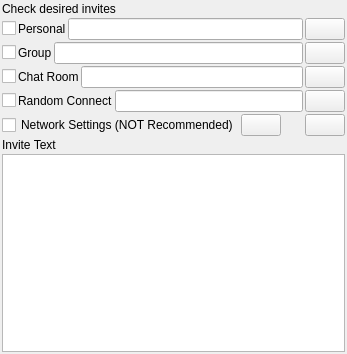
<?xml version="1.0" encoding="UTF-8"?>
<ui version="4.0">
 <class>InviteUrlWidgetUi</class>
 <widget class="QWidget" name="InviteUrlWidgetUi">
  <property name="geometry">
   <rect>
    <x>0</x>
    <y>0</y>
    <width>347</width>
    <height>354</height>
   </rect>
  </property>
  <property name="sizePolicy">
   <sizepolicy hsizetype="Expanding" vsizetype="Expanding">
    <horstretch>0</horstretch>
    <verstretch>0</verstretch>
   </sizepolicy>
  </property>
  <property name="minimumSize">
   <size>
    <width>0</width>
    <height>0</height>
   </size>
  </property>
  <property name="maximumSize">
   <size>
    <width>16777215</width>
    <height>16777215</height>
   </size>
  </property>
  <property name="windowTitle">
   <string>Create Invite</string>
  </property>
  <layout class="QVBoxLayout" name="verticalLayout">
   <property name="spacing">
    <number>2</number>
   </property>
   <property name="leftMargin">
    <number>2</number>
   </property>
   <property name="topMargin">
    <number>2</number>
   </property>
   <property name="rightMargin">
    <number>2</number>
   </property>
   <property name="bottomMargin">
    <number>2</number>
   </property>
   <item>
    <widget class="QLabel" name="m_CheckInstructionLabel">
     <property name="text">
      <string>Check desired invites</string>
     </property>
    </widget>
   </item>
   <item>
    <widget class="QFrame" name="m_PersonalFrame">
     <layout class="QHBoxLayout" name="horizontalLayout_7">
      <property name="spacing">
       <number>2</number>
      </property>
      <property name="leftMargin">
       <number>0</number>
      </property>
      <property name="topMargin">
       <number>0</number>
      </property>
      <property name="rightMargin">
       <number>0</number>
      </property>
      <property name="bottomMargin">
       <number>0</number>
      </property>
      <item>
       <widget class="QCheckBox" name="m_PersonalCheckBox">
        <property name="text">
         <string/>
        </property>
       </widget>
      </item>
      <item>
       <widget class="QLabel" name="m_PersionalUrlLabel">
        <property name="text">
         <string>Personal</string>
        </property>
       </widget>
      </item>
      <item>
       <widget class="QLineEdit" name="m_PersonalUrlEdit"/>
      </item>
      <item>
       <widget class="VxPushButton" name="m_PersonalButton">
        <property name="text">
         <string notr="true"/>
        </property>
       </widget>
      </item>
     </layout>
    </widget>
   </item>
   <item>
    <widget class="QFrame" name="m_GroupFrame">
     <layout class="QHBoxLayout" name="horizontalLayout_2">
      <property name="spacing">
       <number>2</number>
      </property>
      <property name="leftMargin">
       <number>0</number>
      </property>
      <property name="topMargin">
       <number>0</number>
      </property>
      <property name="rightMargin">
       <number>0</number>
      </property>
      <property name="bottomMargin">
       <number>0</number>
      </property>
      <item>
       <widget class="QCheckBox" name="m_GroupCheckBox">
        <property name="text">
         <string/>
        </property>
       </widget>
      </item>
      <item>
       <widget class="QLabel" name="m_GroupUrlLabel">
        <property name="text">
         <string>Group</string>
        </property>
       </widget>
      </item>
      <item>
       <widget class="QLineEdit" name="m_GroupUrlEdit"/>
      </item>
      <item>
       <widget class="VxPushButton" name="m_GroupButton">
        <property name="text">
         <string notr="true"/>
        </property>
       </widget>
      </item>
     </layout>
    </widget>
   </item>
   <item>
    <widget class="QFrame" name="m_ChatRoomFrame">
     <layout class="QHBoxLayout" name="horizontalLayout_5">
      <property name="spacing">
       <number>2</number>
      </property>
      <property name="leftMargin">
       <number>0</number>
      </property>
      <property name="topMargin">
       <number>0</number>
      </property>
      <property name="rightMargin">
       <number>0</number>
      </property>
      <property name="bottomMargin">
       <number>0</number>
      </property>
      <item>
       <widget class="QCheckBox" name="m_ChatRoomCheckBox">
        <property name="text">
         <string/>
        </property>
       </widget>
      </item>
      <item>
       <widget class="QLabel" name="m_ChatRoomUrlLabel">
        <property name="text">
         <string>Chat Room</string>
        </property>
       </widget>
      </item>
      <item>
       <widget class="QLineEdit" name="m_ChatRoomUrlEdit"/>
      </item>
      <item>
       <widget class="VxPushButton" name="m_ChatRoomButton">
        <property name="text">
         <string notr="true"/>
        </property>
       </widget>
      </item>
     </layout>
    </widget>
   </item>
   <item>
    <widget class="QFrame" name="m_RandomConnectFrame">
     <layout class="QHBoxLayout" name="horizontalLayout_6">
      <property name="spacing">
       <number>2</number>
      </property>
      <property name="leftMargin">
       <number>0</number>
      </property>
      <property name="topMargin">
       <number>0</number>
      </property>
      <property name="rightMargin">
       <number>0</number>
      </property>
      <property name="bottomMargin">
       <number>0</number>
      </property>
      <item>
       <widget class="QCheckBox" name="m_RandomConnectCheckBox">
        <property name="text">
         <string/>
        </property>
       </widget>
      </item>
      <item>
       <widget class="QLabel" name="m_RandomConnectUrlLabel">
        <property name="text">
         <string>Random Connect</string>
        </property>
       </widget>
      </item>
      <item>
       <widget class="QLineEdit" name="m_RandomConnectUrlEdit"/>
      </item>
      <item>
       <widget class="VxPushButton" name="m_RandomConnectButton">
        <property name="text">
         <string notr="true"/>
        </property>
       </widget>
      </item>
     </layout>
    </widget>
   </item>
   <item>
    <widget class="QFrame" name="m_NetworkFrame">
     <layout class="QHBoxLayout" name="horizontalLayout_4">
      <property name="spacing">
       <number>2</number>
      </property>
      <property name="leftMargin">
       <number>0</number>
      </property>
      <property name="topMargin">
       <number>0</number>
      </property>
      <property name="rightMargin">
       <number>0</number>
      </property>
      <property name="bottomMargin">
       <number>0</number>
      </property>
      <item>
       <widget class="QCheckBox" name="m_NetworkSettingsCheckBox">
        <property name="text">
         <string>Network Settings (NOT Recommended)</string>
        </property>
       </widget>
      </item>
      <item>
       <widget class="VxPushButton" name="m_NetworkSettingsInfoButton">
        <property name="text">
         <string/>
        </property>
       </widget>
      </item>
      <item>
       <spacer name="horizontalSpacer">
        <property name="orientation">
         <enum>Qt::Orientation::Horizontal</enum>
        </property>
        <property name="sizeHint" stdset="0">
         <size>
          <width>40</width>
          <height>20</height>
         </size>
        </property>
       </spacer>
      </item>
      <item>
       <widget class="VxPushButton" name="m_NetworkButton">
        <property name="text">
         <string notr="true"/>
        </property>
       </widget>
      </item>
     </layout>
    </widget>
   </item>
   <item>
    <widget class="QLabel" name="m_InviteTextLabel">
     <property name="text">
      <string>Invite Text</string>
     </property>
    </widget>
   </item>
   <item>
    <widget class="QPlainTextEdit" name="m_InviteTextEdit"/>
   </item>
  </layout>
 </widget>
 <customwidgets>
  <customwidget>
   <class>VxPushButton</class>
   <extends>QPushButton</extends>
   <header>VxPushButton.h</header>
  </customwidget>
 </customwidgets>
 <resources/>
 <connections/>
</ui>
